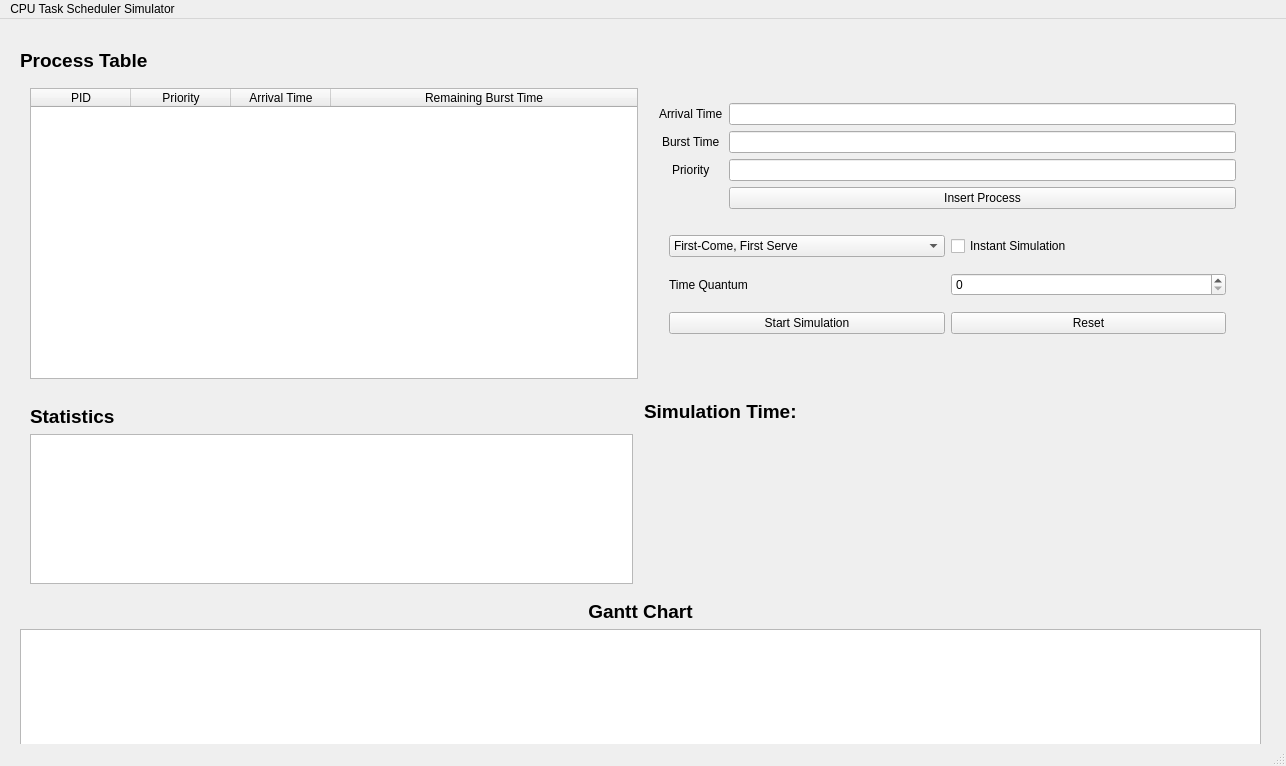
<?xml version="1.0" encoding="UTF-8"?>
<ui version="4.0">
 <class>MainWindow</class>
 <widget class="QMainWindow" name="MainWindow">
  <property name="geometry">
   <rect>
    <x>0</x>
    <y>0</y>
    <width>1286</width>
    <height>766</height>
   </rect>
  </property>
  <property name="sizePolicy">
   <sizepolicy hsizetype="Maximum" vsizetype="Maximum">
    <horstretch>0</horstretch>
    <verstretch>0</verstretch>
   </sizepolicy>
  </property>
  <property name="windowTitle">
   <string>MainWindow</string>
  </property>
  <widget class="QWidget" name="centralwidget">
   <property name="sizePolicy">
    <sizepolicy hsizetype="Expanding" vsizetype="Expanding">
     <horstretch>0</horstretch>
     <verstretch>0</verstretch>
    </sizepolicy>
   </property>
   <widget class="QWidget" name="verticalLayoutWidget_2">
    <property name="geometry">
     <rect>
      <x>0</x>
      <y>10</y>
      <width>1281</width>
      <height>771</height>
     </rect>
    </property>
    <layout class="QVBoxLayout" name="verticalLayout_2">
     <property name="sizeConstraint">
      <enum>QLayout::SizeConstraint::SetMaximumSize</enum>
     </property>
     <property name="leftMargin">
      <number>20</number>
     </property>
     <property name="topMargin">
      <number>20</number>
     </property>
     <property name="rightMargin">
      <number>20</number>
     </property>
     <property name="bottomMargin">
      <number>20</number>
     </property>
     <item>
      <widget class="QLabel" name="label_processTable">
       <property name="font">
        <font>
         <pointsize>14</pointsize>
         <bold>true</bold>
        </font>
       </property>
       <property name="text">
        <string>Process Table</string>
       </property>
      </widget>
     </item>
     <item>
      <layout class="QHBoxLayout" name="horizontalLayout_2">
       <property name="leftMargin">
        <number>10</number>
       </property>
       <property name="topMargin">
        <number>10</number>
       </property>
       <property name="rightMargin">
        <number>10</number>
       </property>
       <property name="bottomMargin">
        <number>10</number>
       </property>
       <item>
        <widget class="QTableWidget" name="processTable">
         <property name="maximumSize">
          <size>
           <width>4000</width>
           <height>16777215</height>
          </size>
         </property>
         <property name="frameShadow">
          <enum>QFrame::Shadow::Raised</enum>
         </property>
         <property name="editTriggers">
          <set>QAbstractItemView::EditTrigger::NoEditTriggers</set>
         </property>
         <property name="columnCount">
          <number>4</number>
         </property>
         <attribute name="horizontalHeaderCascadingSectionResizes">
          <bool>true</bool>
         </attribute>
         <attribute name="horizontalHeaderStretchLastSection">
          <bool>true</bool>
         </attribute>
         <attribute name="verticalHeaderCascadingSectionResizes">
          <bool>true</bool>
         </attribute>
         <column>
          <property name="text">
           <string>PID</string>
          </property>
         </column>
         <column>
          <property name="text">
           <string>Priority</string>
          </property>
         </column>
         <column>
          <property name="text">
           <string>Arrival Time</string>
          </property>
         </column>
         <column>
          <property name="text">
           <string>Remaining Burst Time</string>
          </property>
         </column>
        </widget>
       </item>
       <item>
        <layout class="QVBoxLayout" name="verticalLayout">
         <property name="leftMargin">
          <number>10</number>
         </property>
         <property name="topMargin">
          <number>10</number>
         </property>
         <property name="rightMargin">
          <number>10</number>
         </property>
         <property name="bottomMargin">
          <number>10</number>
         </property>
         <item>
          <layout class="QFormLayout" name="layout_inputForms">
           <property name="labelAlignment">
            <set>Qt::AlignmentFlag::AlignCenter</set>
           </property>
           <property name="formAlignment">
            <set>Qt::AlignmentFlag::AlignCenter</set>
           </property>
           <property name="leftMargin">
            <number>5</number>
           </property>
           <property name="topMargin">
            <number>5</number>
           </property>
           <property name="rightMargin">
            <number>5</number>
           </property>
           <property name="bottomMargin">
            <number>5</number>
           </property>
           <item row="0" column="0">
            <widget class="QLabel" name="label_ArrivalTime">
             <property name="text">
              <string>Arrival Time</string>
             </property>
            </widget>
           </item>
           <item row="0" column="1">
            <widget class="QLineEdit" name="lineEdit_ArrivalTime"/>
           </item>
           <item row="1" column="0">
            <widget class="QLabel" name="label_BurstTime">
             <property name="text">
              <string>Burst Time</string>
             </property>
            </widget>
           </item>
           <item row="1" column="1">
            <widget class="QLineEdit" name="lineEdit_BurstTime"/>
           </item>
           <item row="2" column="0">
            <widget class="QLabel" name="label_Priority">
             <property name="text">
              <string>Priority</string>
             </property>
            </widget>
           </item>
           <item row="2" column="1">
            <widget class="QLineEdit" name="lineEdit_Priority"/>
           </item>
           <item row="3" column="1">
            <widget class="QPushButton" name="pushButton_InsertProcess">
             <property name="text">
              <string>Insert Process</string>
             </property>
            </widget>
           </item>
          </layout>
         </item>
         <item>
          <layout class="QVBoxLayout" name="layout_input">
           <property name="leftMargin">
            <number>10</number>
           </property>
           <property name="topMargin">
            <number>10</number>
           </property>
           <property name="rightMargin">
            <number>10</number>
           </property>
           <property name="bottomMargin">
            <number>10</number>
           </property>
           <item>
            <layout class="QHBoxLayout" name="layout_combobox">
             <property name="leftMargin">
              <number>5</number>
             </property>
             <property name="topMargin">
              <number>5</number>
             </property>
             <property name="rightMargin">
              <number>5</number>
             </property>
             <property name="bottomMargin">
              <number>5</number>
             </property>
             <item>
              <widget class="QComboBox" name="comboBox">
               <item>
                <property name="text">
                 <string>First-Come, First Serve</string>
                </property>
               </item>
               <item>
                <property name="text">
                 <string>Round-Robin</string>
                </property>
               </item>
               <item>
                <property name="text">
                 <string>Priority (Preemptive)</string>
                </property>
               </item>
               <item>
                <property name="text">
                 <string>Priority (Non-Preemptive)</string>
                </property>
               </item>
               <item>
                <property name="text">
                 <string>Shortest Job First (Preemptive)</string>
                </property>
               </item>
               <item>
                <property name="text">
                 <string>Shortest Job First (Non-Preemptive)</string>
                </property>
               </item>
              </widget>
             </item>
             <item>
              <widget class="QCheckBox" name="checkBox_instantSimulation">
               <property name="text">
                <string>Instant Simulation</string>
               </property>
              </widget>
             </item>
            </layout>
           </item>
           <item>
            <layout class="QHBoxLayout" name="layout_quantum">
             <property name="leftMargin">
              <number>5</number>
             </property>
             <property name="topMargin">
              <number>5</number>
             </property>
             <property name="rightMargin">
              <number>5</number>
             </property>
             <property name="bottomMargin">
              <number>5</number>
             </property>
             <item>
              <widget class="QLabel" name="label_Quantum">
               <property name="text">
                <string>Time Quantum</string>
               </property>
              </widget>
             </item>
             <item>
              <widget class="QSpinBox" name="spinBox_Quantum"/>
             </item>
            </layout>
           </item>
           <item>
            <layout class="QHBoxLayout" name="layout_buttons">
             <property name="leftMargin">
              <number>5</number>
             </property>
             <property name="topMargin">
              <number>5</number>
             </property>
             <property name="rightMargin">
              <number>5</number>
             </property>
             <property name="bottomMargin">
              <number>5</number>
             </property>
             <item>
              <widget class="QPushButton" name="pushButton_StartSimulation">
               <property name="text">
                <string>Start Simulation</string>
               </property>
              </widget>
             </item>
             <item>
              <widget class="QPushButton" name="pushButton_reset">
               <property name="text">
                <string>Reset</string>
               </property>
              </widget>
             </item>
            </layout>
           </item>
           <item>
            <widget class="QLabel" name="label_ProgramMessages">
             <property name="text">
              <string/>
             </property>
             <property name="alignment">
              <set>Qt::AlignmentFlag::AlignCenter</set>
             </property>
            </widget>
           </item>
          </layout>
         </item>
        </layout>
       </item>
      </layout>
     </item>
     <item>
      <layout class="QHBoxLayout" name="horizontalLayout">
       <property name="leftMargin">
        <number>5</number>
       </property>
       <property name="topMargin">
        <number>5</number>
       </property>
       <property name="rightMargin">
        <number>5</number>
       </property>
       <property name="bottomMargin">
        <number>5</number>
       </property>
       <item>
        <layout class="QVBoxLayout" name="verticalLayout_4">
         <property name="leftMargin">
          <number>5</number>
         </property>
         <property name="topMargin">
          <number>5</number>
         </property>
         <property name="rightMargin">
          <number>5</number>
         </property>
         <property name="bottomMargin">
          <number>5</number>
         </property>
         <item>
          <widget class="QLabel" name="label_Statistics">
           <property name="font">
            <font>
             <pointsize>14</pointsize>
             <bold>true</bold>
            </font>
           </property>
           <property name="text">
            <string>Statistics</string>
           </property>
          </widget>
         </item>
         <item>
          <widget class="QTextEdit" name="textEdit_Statistics">
           <property name="sizePolicy">
            <sizepolicy hsizetype="Preferred" vsizetype="Preferred">
             <horstretch>0</horstretch>
             <verstretch>0</verstretch>
            </sizepolicy>
           </property>
           <property name="readOnly">
            <bool>true</bool>
           </property>
          </widget>
         </item>
        </layout>
       </item>
       <item>
        <widget class="QLabel" name="label_simulationTime">
         <property name="font">
          <font>
           <pointsize>14</pointsize>
           <bold>true</bold>
          </font>
         </property>
         <property name="text">
          <string>Simulation Time:</string>
         </property>
         <property name="alignment">
          <set>Qt::AlignmentFlag::AlignLeading|Qt::AlignmentFlag::AlignLeft|Qt::AlignmentFlag::AlignTop</set>
         </property>
        </widget>
       </item>
      </layout>
     </item>
     <item>
      <widget class="QLabel" name="label">
       <property name="font">
        <font>
         <pointsize>14</pointsize>
         <bold>true</bold>
        </font>
       </property>
       <property name="text">
        <string>Gantt Chart</string>
       </property>
       <property name="alignment">
        <set>Qt::AlignmentFlag::AlignCenter</set>
       </property>
      </widget>
     </item>
     <item>
      <widget class="QGraphicsView" name="GanttChartWindow"/>
     </item>
    </layout>
   </widget>
  </widget>
  <widget class="QMenuBar" name="menubar">
   <property name="geometry">
    <rect>
     <x>0</x>
     <y>0</y>
     <width>1286</width>
     <height>25</height>
    </rect>
   </property>
   <widget class="QMenu" name="menuCPU_Task_Scheduler_Simulator">
    <property name="title">
     <string>CPU Task Scheduler Simulator</string>
    </property>
   </widget>
   <addaction name="menuCPU_Task_Scheduler_Simulator"/>
  </widget>
  <widget class="QStatusBar" name="statusbar"/>
 </widget>
 <resources/>
 <connections/>
</ui>
